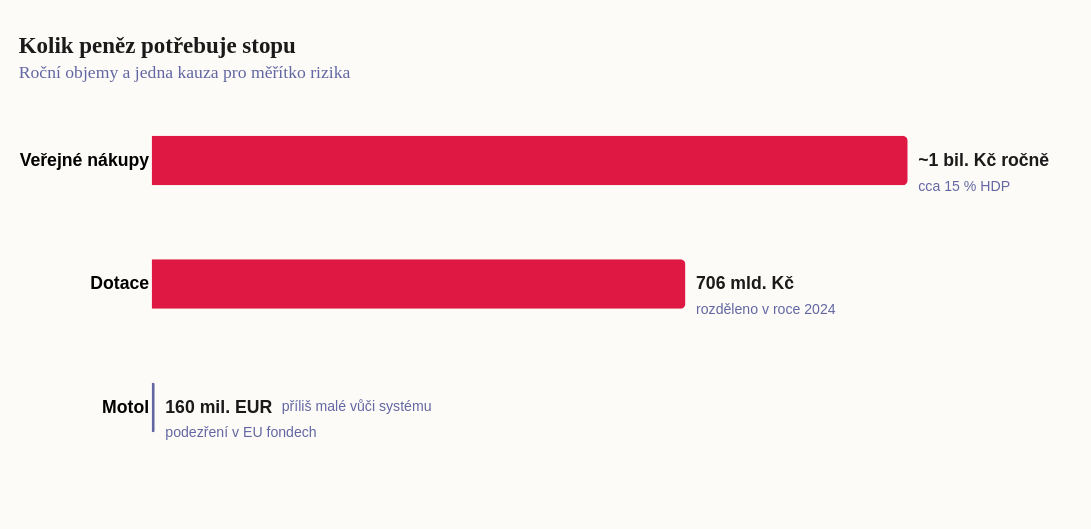

Source (Vega-Lite JSON):
### Vega-Lite specification from a JSON file in a GitHub repository (floating-point values rounded to 4 significant figures)
{"_source": "Zdroj: MMR, Národní strategie veřejného zadávání; Hlídač státu, Přehled dotací 2024; Reuters / EPPO, Motol 2025", "$schema": "https://vega.github.io/schema/vega-lite/v5.json", "description": "Měřítko veřejných peněz, které potřebují auditní stopu", "width": 450, "height": 210, "padding": {"top": 20, "left": 10, "right": 24, "bottom": 34}, "autosize": {"type": "pad", "resize": true}, "background": "#fdfbf7", "title": {"text": "Kolik peněz potřebuje stopu", "subtitle": "Roční objemy a jedna kauza pro měřítko rizika", "font": "Roboto Slab", "fontSize": 13, "fontWeight": "bold", "anchor": "start", "color": "#1a1a1a", "subtitleFont": "Work Sans", "subtitleFontSize": 10, "subtitleColor": "#6267a3", "offset": 10}, "data": {"values": [{"oblast": "Veřejné nákupy", "mld": 1000, "label": "~1 bil. Kč ročně", "detail": "cca 15 % HDP", "typ": "system"}, {"oblast": "Dotace", "mld": 706, "label": "706 mld. Kč", "detail": "rozděleno v roce 2024", "typ": "system"}, {"oblast": "Motol", "mld": 4, "label": "160 mil. EUR", "detail": "podezření v EU fondech", "typ": "case"}]}, "layer": [{"mark": {"type": "bar", "height": 28, "cornerRadiusEnd": 3, "tooltip": true}, "encoding": {"x": {"field": "mld", "type": "quantitative", "title": null, "scale": {"domain": [0, 1050]}, "axis": {"grid": false, "domain": false, "ticks": false, "labels": false}}, "y": {"field": "oblast", "type": "nominal", "title": null, "sort": ["Veřejné nákupy", "Dotace", "Motol"], "axis": {"labelFontWeight": "bold", "domain": false, "ticks": false}}, "color": {"field": "typ", "type": "nominal", "scale": {"domain": ["system", "case"], "range": ["#de1743", "#6267a3"]}, "legend": null}, "tooltip": [{"field": "oblast", "title": "Oblast"}, {"field": "label", "title": "Měřítko"}, {"field": "detail", "title": "Poznámka"}]}}, {"mark": {"type": "text", "align": "left", "baseline": "middle", "dx": 6, "fontSize": 10, "fontWeight": "bold", "color": "#1a1a1a"}, "encoding": {"x": {"field": "mld", "type": "quantitative", "scale": {"domain": [0, 1050]}}, "y": {"field": "oblast", "type": "nominal", "sort": ["Veřejné nákupy", "Dotace", "Motol"]}, "text": {"field": "label"}}}, {"mark": {"type": "text", "align": "left", "baseline": "middle", "dx": 6, "dy": 15, "fontSize": 8, "color": "#6267a3"}, "encoding": {"x": {"field": "mld", "type": "quantitative", "scale": {"domain": [0, 1050]}}, "y": {"field": "oblast", "type": "nominal", "sort": ["Veřejné nákupy", "Dotace", "Motol"]}, "text": {"field": "detail"}}}, {"data": {"values": [{"x": 4, "oblast": "Motol", "text": "příliš malé vůči systému"}]}, "mark": {"type": "text", "align": "left", "baseline": "middle", "dx": 72, "fontSize": 8, "color": "#6267a3"}, "encoding": {"x": {"field": "x", "type": "quantitative", "scale": {"domain": [0, 1050]}}, "y": {"field": "oblast", "type": "nominal", "sort": ["Veřejné nákupy", "Dotace", "Motol"]}, "text": {"field": "text"}}}], "config": {"view": {"stroke": "transparent"}}}
